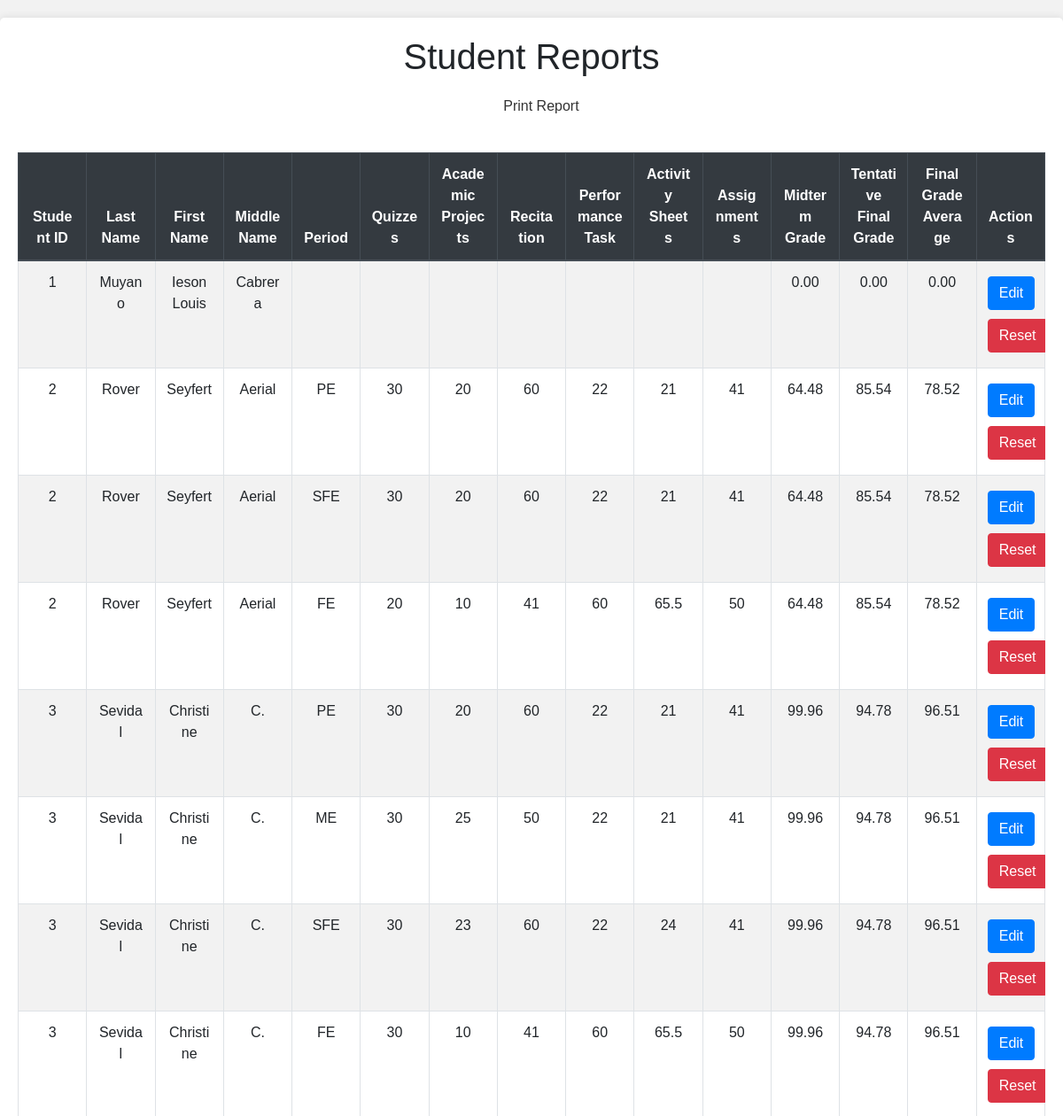
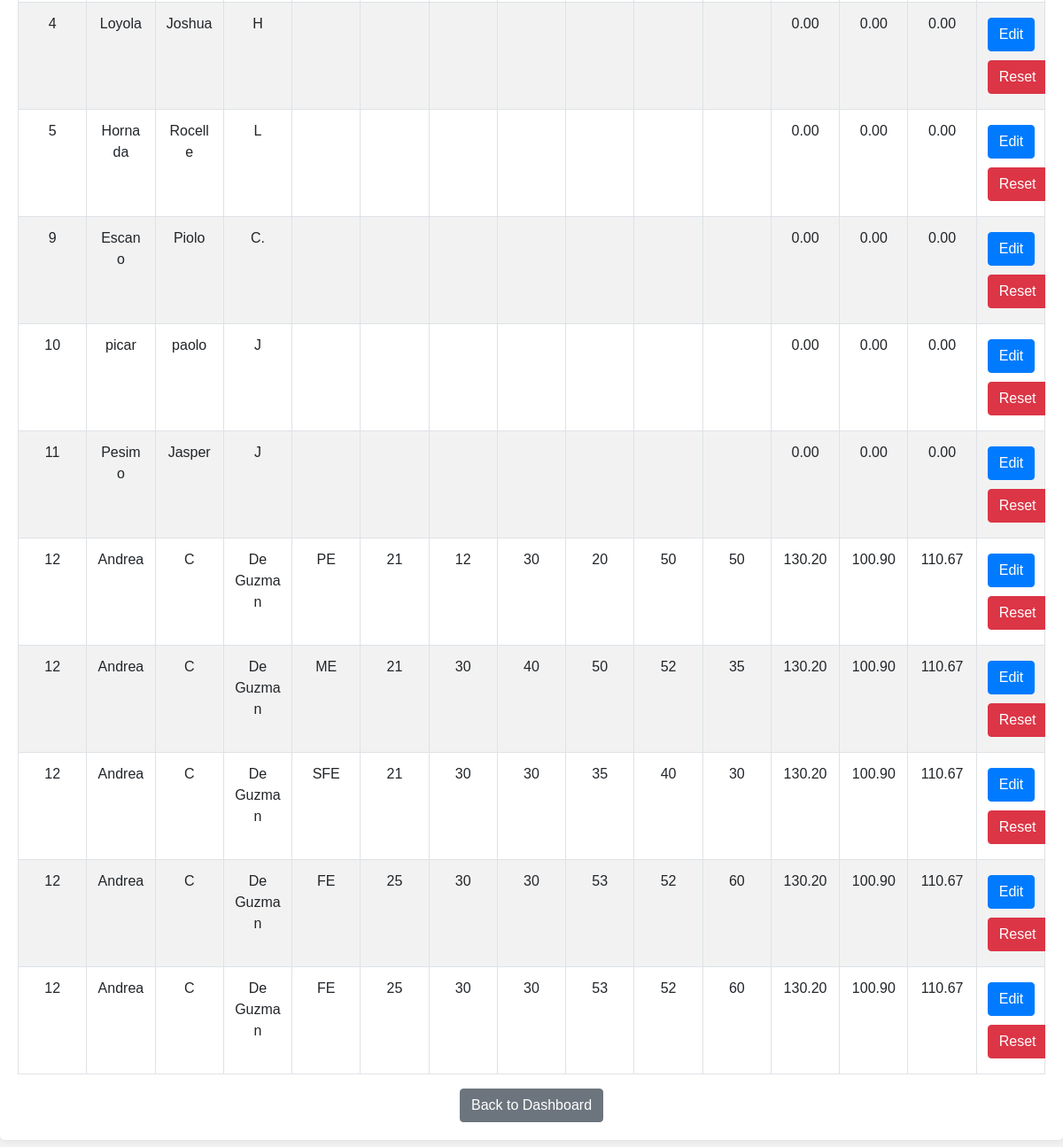
/edit_grades.php, run on the app's committed database (2 pictures, top to bottom).
### tables this page shows
CREATE TABLE `students` (
  `id` int(11) NOT NULL,
  `lastname` varchar(50) NOT NULL,
  `firstname` varchar(50) NOT NULL,
  `middlename` varchar(50) NOT NULL,
  `gender` enum('Male','Female') NOT NULL,
  `birthdate` date NOT NULL,
  `birthplace` varchar(100) NOT NULL,
  `address` text NOT NULL,
  `father` varchar(100) NOT NULL,
  `mother` varchar(100) NOT NULL,
  `created_at` timestamp NOT NULL DEFAULT current_timestamp(),
  `course` enum('BSIT','BSCS') NOT NULL,
  `status` enum('enrolled','dropped','completed') DEFAULT 'enrolled'
);

CREATE TABLE `grades` (
  `id` int(11) NOT NULL,
  `student_id` int(11) DEFAULT NULL,
  `course_id` int(11) DEFAULT NULL,
  `period` enum('1','2','3','4','PE','ME','SFE','FE') DEFAULT NULL,
  `quizzes` float DEFAULT NULL,
  `academic_projects` float DEFAULT NULL,
  `recitation` float DEFAULT NULL,
  `performance_task` float DEFAULT NULL,
  `activity_sheets` float DEFAULT NULL,
  `assignments` float DEFAULT NULL,
  `prelim_exam` float DEFAULT NULL,
  `midterm_exam` float DEFAULT NULL,
  `semi_final_exam` float DEFAULT NULL,
  `final_exam` float DEFAULT NULL,
  `exam_score` float DEFAULT NULL,
  `remarks` varchar(20) DEFAULT NULL,
  `lec_lab` enum('LEC','LAB') DEFAULT NULL,
  `units` int(11) DEFAULT NULL,
  `total_units` int(11) DEFAULT NULL,
  `total_load_units` int(11) DEFAULT NULL
);

### edit_grades.php (the view, shortened to what this page needs)
<?php
include 'config.php';
$sql = "SELECT students.id as student_id, students.lastname, students.firstname, students.middlename,
        grades.id as grade_id, grades.period, grades.quizzes, grades.academic_projects, grades.recitation,
        grades.performance_task, grades.activity_sheets, grades.assignments
        FROM students
        LEFT JOIN grades ON students.id = grades.student_id";
$result = $conn->query($sql);
function compute_class_standing($student_id) {
    global $conn;
    $sql = "SELECT * FROM grades WHERE student_id=$student_id";
    $result = $conn->query($sql);
    $CS = 0;
    while ($row = $result->fetch_assoc()) {
        $CS += $row['quizzes'] * 0.05 +
               $row['academic_projects'] * 0.10 +
               $row['recitation'] * 0.10 +
               $row['performance_task'] * 0.20 +
               $row['activity_sheets'] * 0.20 +
               $row['assignments'] * 0.10;
    }
    return $CS;
}
function compute_midterm_grade($student_id) {
    global $conn;
    $CS = compute_class_standing($student_id);
    $sql = "SELECT * FROM grades WHERE student_id=$student_id AND period='ME'";
    $result = $conn->query($sql);
    $ME = 0;
    if ($row = $result->fetch_assoc()) {
        $ME = $row['midterm_exam'];
    }
    return ($ME + 4 * $CS) / 5;
}
function compute_tentative_final_grade($student_id) {
    global $conn;
    $CS = compute_class_standing($student_id);
    $sql = "SELECT * FROM grades WHERE student_id=$student_id AND period='SFE'";
    $result = $conn->query($sql);
    $SFE = 0;
    if ($row = $result->fetch_assoc()) {
        $SFE = $row['semi_final_exam'];
    }
    return ($SFE + 4 * $CS) / 5;
}
function compute_final_grade($student_id) {
    global $conn;
    $TFG = compute_tentative_final_grade($student_id);
    $sql = "SELECT * FROM grades WHERE student_id=$student_id AND period='FE'";
    $result = $conn->query($sql);
    $FE = 0;
    if ($row = $result->fetch_assoc()) {
        $FE = $row['final_exam'];
    }
    return ($TFG + $FE) / 2;
}
function compute_final_grade_average($student_id) {
    $MG = compute_midterm_grade($student_id);
    $FG = compute_final_grade($student_id);
    return ($MG + 2 * $FG) / 3;
}
?>
<!DOCTYPE html>
<html lang="en">
<head>
    <link rel="stylesheet" href="assets/css/all.min.css">
    <link rel="stylesheet" href="assets/css/bootstrap.min.css">
</head>
<body>
    <div class="container">
        <h1>Student Reports</h1>
        <a href="#" onclick="window.print();" class="print-icon"><i class="fas fa-print"></i> Print Report</a>
        <div class="table-responsive">
            <table class="table table-bordered table-striped">
                <thead class="thead-dark">
                    <tr>
                        <th>Student ID</th>
                        <th>Last Name</th>
                        <th>First Name</th>
                        <th>Middle Name</th>
                        <th>Period</th>
                        <th>Quizzes</th>
                        <th>Academic Projects</th>
                        <th>Recitation</th>
                        <th>Performance Task</th>
                        <th>Activity Sheets</th>
                        <th>Assignments</th>
                        <th>Midterm Grade</th>
                        <th>Tentative Final Grade</th>
                        <th>Final Grade Average</th>
                        <th>Actions</th>
                    </tr>
                </thead>
                <tbody>
                    <?php while ($row = $result->fetch_assoc()): ?>
                        <?php
                        $student_id = $row['student_id'];
                        $midterm_grade = compute_midterm_grade($student_id, $conn);
                        $tentative_final_grade = compute_final_grade($student_id, $conn);
                        $final_grade_average = compute_final_grade_average($student_id, $conn);
                        ?>
                        <tr>
                            <td><?php echo htmlspecialchars($row['student_id']); ?></td>
                            <td><?php echo htmlspecialchars($row['lastname']); ?></td>
                            <td><?php echo htmlspecialchars($row['firstname']); ?></td>
                            <td><?php echo htmlspecialchars($row['middlename']); ?></td>
                            <td><?php echo htmlspecialchars($row['period']); ?></td>
                            <td><?php echo htmlspecialchars($row['quizzes']); ?></td>
                            <td><?php echo htmlspecialchars($row['academic_projects']); ?></td>
                            <td><?php echo htmlspecialchars($row['recitation']); ?></td>
                            <td><?php echo htmlspecialchars($row['performance_task']); ?></td>
                            <td><?php echo htmlspecialchars($row['activity_sheets']); ?></td>
                            <td><?php echo htmlspecialchars($row['assignments']); ?></td>
                            <td><?php echo htmlspecialchars(number_format($midterm_grade, 2)); ?></td>
                            <td><?php echo htmlspecialchars(number_format($tentative_final_grade, 2)); ?></td>
                            <td><?php echo htmlspecialchars(number_format($final_grade_average, 2)); ?></td>
                            <td>
                                <button class="btn btn-primary btn-action" data-toggle="modal" data-target="#editModal" data-student-id="<?php echo $student_id; ?>">Edit</button>
                                <a href="reset_student.php?student_id=<?php echo $student_id; ?>" class="btn btn-danger btn-action" onclick="return confirm('Are you sure you want to reset this student\'s grades?');">Reset</a>
                            </td>
                        </tr>
                    <?php endwhile; ?>
                </tbody>
            </table>
        </div>
        <div class="text-center">
            <a href="admin_dashboard.php" class="btn btn-secondary">Back to Dashboard</a>
        </div>
    </div>
</body>
</html>

### edit_grades.php (style rules this page uses)
body { background-color: #E0F7FA; font-family: Arial, sans-serif; background-color: #f2f2f2; }
.container { max-width: 100%; margin: 20px auto; padding: 20px; background-color: #fff; border-radius: 5px; box-shadow: 0 0 10px rgba(0, 0, 0, 0.1); }
h1 { text-align: center; margin-bottom: 20px; }
table { width: 100%; border-collapse: collapse; margin-top: 20px; table-layout: fixed; }
th, td { padding: 12px; border: 1px solid #ddd; text-align: center; word-wrap: break-word; }
th { background-color: #f2f2f2; font-weight: bold; }
.print-icon { display: block; width: fit-content; margin: 20px auto; text-decoration: none; color: #333; }
.print-icon i { margin-right: 5px; }
.btn-action { margin: 5px 0; }

### data on the page
students: id "1", lastname "Muyano", firstname "Ieson Louis", middlename "Cabrera", midterm_grade "0.00", tentative_final_grade "0.00", final_grade_average "0.00"
grades: student "2", student.lastname "Rover", student.firstname "Seyfert", student.middlename "Aerial", period "PE", quizzes "30", academic_projects "20", recitation "60", performance_task "22", activity_sheets "21", assignments "41", midterm_grade "64.48", tentative_final_grade "85.54", final_grade_average "78.52"
grades: student "2", student.lastname "Rover", student.firstname "Seyfert", student.middlename "Aerial", period "SFE", quizzes "30", academic_projects "20", recitation "60", performance_task "22", activity_sheets "21", assignments "41", midterm_grade "64.48", tentative_final_grade "85.54", final_grade_average "78.52"
grades: student "2", student.lastname "Rover", student.firstname "Seyfert", student.middlename "Aerial", period "FE", quizzes "20", academic_projects "10", recitation "41", performance_task "60", activity_sheets "65.5", assignments "50", midterm_grade "64.48", tentative_final_grade "85.54", final_grade_average "78.52"
grades: student "3", student.lastname "Sevidal", student.firstname "Christine", student.middlename "C.", period "PE", quizzes "30", academic_projects "20", recitation "60", performance_task "22", activity_sheets "21", assignments "41", student.midterm_exam "99.96", tentative_final_grade "94.78", final_grade_average "96.51"
grades: student "3", student.lastname "Sevidal", student.firstname "Christine", student.middlename "C.", period "ME", quizzes "30", academic_projects "25", recitation "50", performance_task "22", activity_sheets "21", assignments "41", midterm_grade "99.96", tentative_final_grade "94.78", final_grade_average "96.51"
grades: student "3", student.lastname "Sevidal", student.firstname "Christine", student.middlename "C.", period "SFE", quizzes "30", academic_projects "23", recitation "60", performance_task "22", activity_sheets "24", assignments "41", student.midterm_exam "99.96", tentative_final_grade "94.78", final_grade_average "96.51"
grades: student "3", student.lastname "Sevidal", student.firstname "Christine", student.middlename "C.", period "FE", quizzes "30", academic_projects "10", recitation "41", performance_task "60", activity_sheets "65.5", assignments "50", student.midterm_exam "99.96", tentative_final_grade "94.78", final_grade_average "96.51"
students: id "4", lastname "Loyola", firstname "Joshua", middlename "H", midterm_grade "0.00", tentative_final_grade "0.00", final_grade_average "0.00"
students: id "5", lastname "Hornada", firstname "Rocelle", middlename "L", midterm_grade "0.00", tentative_final_grade "0.00", final_grade_average "0.00"
students: id "9", lastname "Escano", firstname "Piolo", middlename "C.", midterm_grade "0.00", tentative_final_grade "0.00", final_grade_average "0.00"
students: id "10", lastname "picar", firstname "paolo", middlename "J", midterm_grade "0.00", tentative_final_grade "0.00", final_grade_average "0.00"
students: id "11", lastname "Pesimo", firstname "Jasper", middlename "J", midterm_grade "0.00", tentative_final_grade "0.00", final_grade_average "0.00"
grades: student "12", student.lastname "Andrea", student.firstname "C", student.middlename "De Guzman", period "PE", quizzes "21", academic_projects "12", recitation "30", performance_task "20", activity_sheets "50", assignments "50", student.midterm_exam "130.20", tentative_final_grade "100.90", final_grade_average "110.67"
grades: student "12", student.lastname "Andrea", student.firstname "C", student.middlename "De Guzman", period "ME", quizzes "21", academic_projects "30", recitation "40", performance_task "50", activity_sheets "52", assignments "35", midterm_grade "130.20", tentative_final_grade "100.90", final_grade_average "110.67"
grades: student "12", student.lastname "Andrea", student.firstname "C", student.middlename "De Guzman", period "SFE", quizzes "21", academic_projects "30", recitation "30", performance_task "35", activity_sheets "40", assignments "30", student.midterm_exam "130.20", tentative_final_grade "100.90", final_grade_average "110.67"
grades: student "12", student.lastname "Andrea", student.firstname "C", student.middlename "De Guzman", period "FE", quizzes "25", academic_projects "30", recitation "30", performance_task "53", activity_sheets "52", assignments "60", student.midterm_exam "130.20", tentative_final_grade "100.90", final_grade_average "110.67"
grades: student "12", student.lastname "Andrea", student.firstname "C", student.middlename "De Guzman", period "FE", quizzes "25", academic_projects "30", recitation "30", performance_task "53", activity_sheets "52", assignments "60", student.midterm_exam "130.20", tentative_final_grade "100.90", final_grade_average "110.67"
